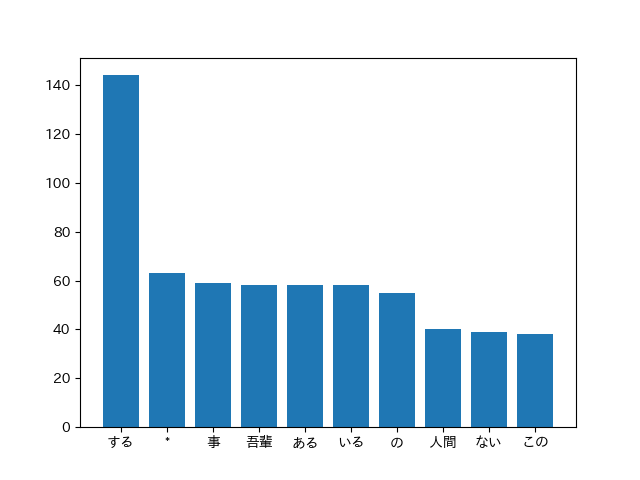

Python code for this plot:
from collections import defaultdict
import pprint
import matplotlib.pyplot as plt
import japanize_matplotlib

from problem30 import parse


pp = pprint.PrettyPrinter()


def calc_word_frequency_with_neko(parsed_sentences):
    counter = defaultdict(int)
    for sentence in parsed_sentences:
        if '猫' in [word['surface'] for word in sentence]:
            for word in sentence:
                if (word['pos'] not in ['記号', '助詞', '助動詞']) and (word['surface'] != '猫'):
                    counter[word['base']] = counter.get(word['base'], 0) + 1 # defaultdictなので`counter[word['base']] += 1で良い
    ret = sorted(
        [(word, freq) for word, freq in counter.items()],
        key=lambda e: e[1], reverse=True)
    return ret


if __name__ == '__main__':
    filename = 'neko.txt.mecab'
    with open(filename, 'r') as f:
        data = f.read()

    parsed_sentences = parse(data)
    word_freqs = calc_word_frequency_with_neko(parsed_sentences)
    words, freqs = [], []
    for word, freq in word_freqs[:10]:
        words.append(word)
        freqs.append(freq)

    plt.bar(x=range(len(freqs)), height=freqs, tick_label=words)
    plt.savefig('./problem37.png')
